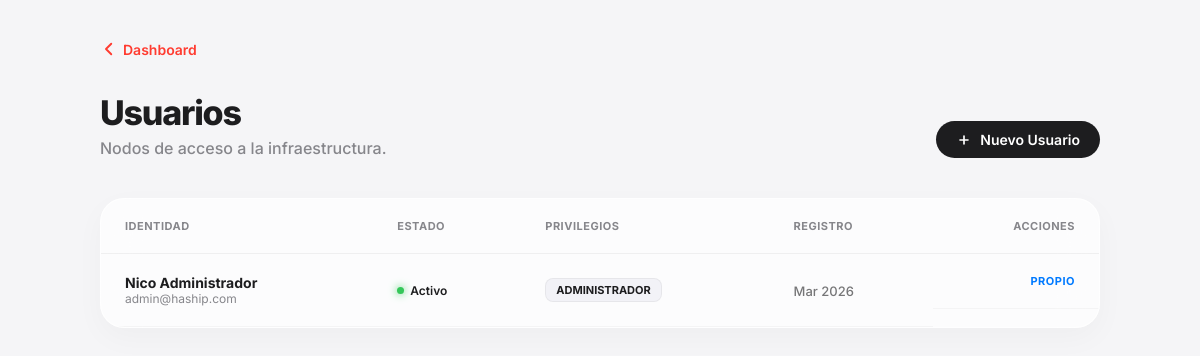
/admin_usuarios.php (signed in), run on an earlier commit of the app's database.
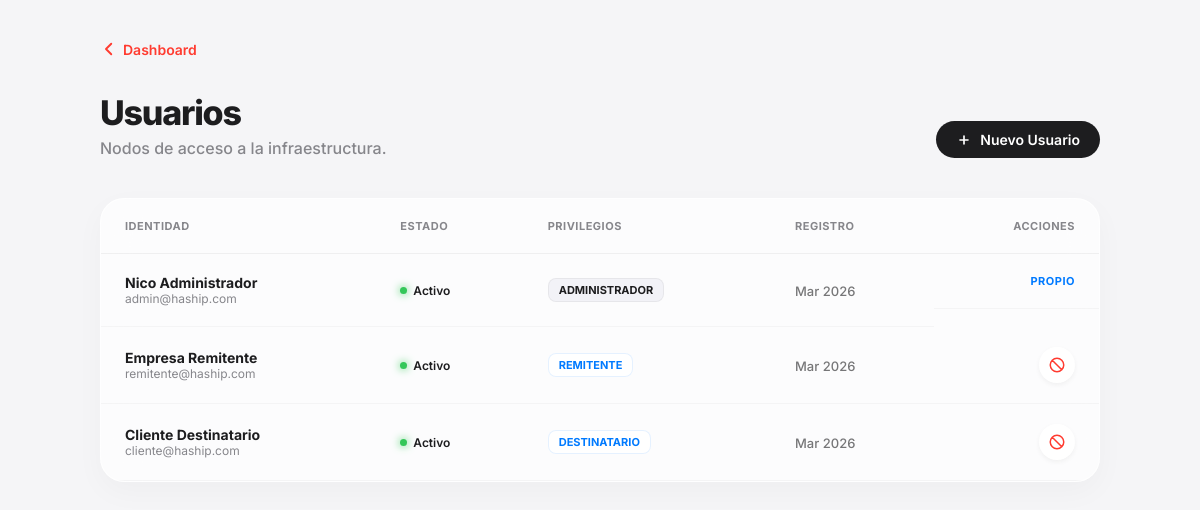
And on a later commit of the database.
### tables this page shows
CREATE TABLE usuarios (
  id INT AUTO_INCREMENT PRIMARY KEY,
  nombre VARCHAR(255) NOT NULL,
  email VARCHAR(255) NOT NULL UNIQUE,
  password VARCHAR(255) NOT NULL, 
  rol ENUM('administrador', 'remitente', 'destinatario') DEFAULT 'destinatario' NOT NULL,
  fecha_registro TIMESTAMP DEFAULT CURRENT_TIMESTAMP
);

### public/admin_usuarios.php (the view, shortened to what this page needs)
<?php
require_once '../src/php/auth.php';
$stmt = $pdo->query("SELECT id, nombre, email, rol, fecha_registro, activo FROM usuarios ORDER BY activo DESC, fecha_registro DESC");
$usuarios = $stmt->fetchAll();
?>
<!DOCTYPE html>
<html lang="es">
<head>
</head>
<body>
    <div class="container">
        <nav class="back-nav">
            <a href="dashboard.php" class="back-link">
                <svg width="18" height="18" fill="none" stroke="currentColor" viewBox="0 0 24 24"><path d="M15 19l-7-7 7-7" stroke-width="2.5" stroke-linecap="round" stroke-linejoin="round"/></svg>
                Dashboard
            </a>
        </nav>
        <header class="admin-header">
            <div>
                <h1>Usuarios</h1>
                <p>Nodos de acceso a la infraestructura.</p>
            </div>
            <a href="registro_usuario.php" class="btn-add">
                <svg width="16" height="16" fill="none" stroke="currentColor" viewBox="0 0 24 24"><path d="M12 6v6m0 0v6m0-6h6m-6 0H6" stroke-width="2.5" stroke-linecap="round"/></svg>
                Nuevo Usuario
            </a>
        </header>
        <div class="glass-panel">
            <table>
                <thead>
                    <tr>
                        <th>Identidad</th>
                        <th>Estado</th>
                        <th>Privilegios</th>
                        <th>Registro</th>
                        <th style="text-align: right;">Acciones</th>
                    </tr>
                </thead>
                <tbody>
                    <?php foreach ($usuarios as $u): ?>
                    <tr class="<?= !$u['activo'] ? 'user-suspended' : '' ?>">
                        <td>
                            <div class="user-info">
                                <span class="user-name"><?= htmlspecialchars($u['nombre']) ?></span>
                                <span class="user-email"><?= htmlspecialchars($u['email']) ?></span>
                            </div>
                        </td>
                        <td>
                            <div class="status-pill">
                                <span class="dot <?= $u['activo'] ? 'dot-active' : 'dot-inactive' ?>"></span>
                                <span style="color: <?= $u['activo'] ? 'var(--text-primary)' : 'var(--text-secondary)' ?>">
                                    <?= $u['activo'] ? 'Activo' : 'Inactivo' ?>
                                </span>
                            </div>
                        </td>
                        <td>
                            <span class="badge <?= $u['rol'] === 'administrador' ? 'badge-admin' : 'badge-user' ?>">
                                <?= strtoupper($u['rol']) ?>
                            </span>
                        </td>
                        <td>
                            <span style="font-size: 13px; font-weight: 500; opacity: 0.6;">
                                <?= date('M Y', strtotime($u['fecha_registro'])) ?>
                            </span>
                        </td>
                        <td class="action-group">
                            <?php if ($u['id'] != $_SESSION['usuario_id']): ?>
                                <?php if ($u['activo']): ?>
                                    <button onclick="gestionarUsuario(<?= $u['id'] ?>, 'suspend')" class="btn-circle btn-suspend" title="Suspender">
                                        <svg width="18" height="18" fill="none" stroke="currentColor" viewBox="0 0 24 24"><path d="M18.364 18.364A9 9 0 005.636 5.636m12.728 12.728A9 9 0 015.636 5.636m12.728 12.728L5.636 5.636" stroke-width="2" stroke-linecap="round"/></svg>
                                    </button>
                                <?php endif; ?>
                            <?php else: ?>
                                <span style="font-size: 11px; font-weight: 700; color: var(--apple-blue); letter-spacing: 0.5px;">PROPIO</span>
                            <?php endif; ?>
                        </td>
                    </tr>
                    <?php endforeach; ?>
                </tbody>
            </table>
        </div>
    </div>
</body>
</html>

### public/admin_usuarios.php (style rules this page uses)
:root { --apple-blue: #007aff; --apple-red: #ff3b30; --apple-green: #34c759; --apple-bg: #f5f5f7; --text-primary: #1d1d1f; --text-secondary: #86868b; --glass-card: rgba(255, 255, 255, 0.7); }
body { font-family: 'Inter', -apple-system, sans-serif; background-color: var(--apple-bg); margin: 0; padding: 40px 20px; color: var(--text-primary); -webkit-font-smoothing: antialiased; }
.container { max-width: 1000px; margin: 0 auto; }
.back-nav { margin-bottom: 30px; }
.back-link { text-decoration: none; color: var(--apple-red); font-size: 14px; font-weight: 600; display: inline-flex; align-items: center; gap: 5px; transition: opacity 0.2s; }
.admin-header { display: flex; justify-content: space-between; align-items: flex-end; margin-bottom: 40px; }
.admin-header h1 { font-size: 34px; font-weight: 800; letter-spacing: -1.2px; margin: 0; }
.admin-header p { color: var(--text-secondary); margin: 5px 0 0 0; font-size: 16px; font-weight: 500; }
.btn-add { background: var(--text-primary); color: white; padding: 10px 20px; border-radius: 980px; text-decoration: none; font-weight: 600; font-size: 14px; transition: all 0.2s; display: inline-flex; align-items: center; gap: 8px; }
.glass-panel { background: var(--glass-card); backdrop-filter: blur(20px) saturate(180%); -webkit-backdrop-filter: blur(20px) saturate(180%); border-radius: 24px; border: 1px solid rgba(255,255,255,0.7); box-shadow: 0 10px 30px rgba(0,0,0,0.03); overflow: hidden; }
table { width: 100%; border-collapse: collapse; }
th { text-align: left; padding: 20px 24px; font-size: 11px; text-transform: uppercase; letter-spacing: 0.5px; color: var(--text-secondary); font-weight: 700; border-bottom: 1px solid rgba(0,0,0,0.05); }
td { padding: 20px 24px; font-size: 14px; border-bottom: 1px solid rgba(0,0,0,0.03); vertical-align: middle; }
.user-info { display: flex; flex-direction: column; }
.user-name { font-weight: 700; color: var(--text-primary); }
.user-email { font-size: 12px; color: var(--text-secondary); font-weight: 400; }
.badge { padding: 4px 10px; border-radius: 8px; font-size: 11px; font-weight: 700; display: inline-flex; align-items: center; gap: 5px; }
.badge-admin { background: #f2f2f7; color: #1d1d1f; border: 1px solid rgba(0,0,0,0.05); }
.badge-user { background: white; color: var(--apple-blue); border: 1px solid rgba(0,122,255,0.1); }
.status-pill { font-size: 12px; font-weight: 600; display: flex; align-items: center; gap: 6px; }
.dot { width: 7px; height: 7px; border-radius: 50%; }
.dot-active { background: var(--apple-green); box-shadow: 0 0 8px var(--apple-green); }
.action-group { display: flex; gap: 8px; justify-content: flex-end; }
.btn-circle { width: 36px; height: 36px; border-radius: 50%; display: flex; align-items: center; justify-content: center; border: none; background: white; cursor: pointer; transition: all 0.2s; box-shadow: 0 2px 5px rgba(0,0,0,0.05); }
.btn-suspend { color: var(--apple-red); }

What changed in the data, as far as the page shows it:
added usuarios: nombre "Empresa Remitente", email "remitente@haship.com", activo 1 (drawn), rol "REMITENTE", fecha_registro "Mar 2026"
added usuarios: nombre "Cliente Destinatario", email "cliente@haship.com", activo 1 (drawn), rol "DESTINATARIO", fecha_registro "Mar 2026"
